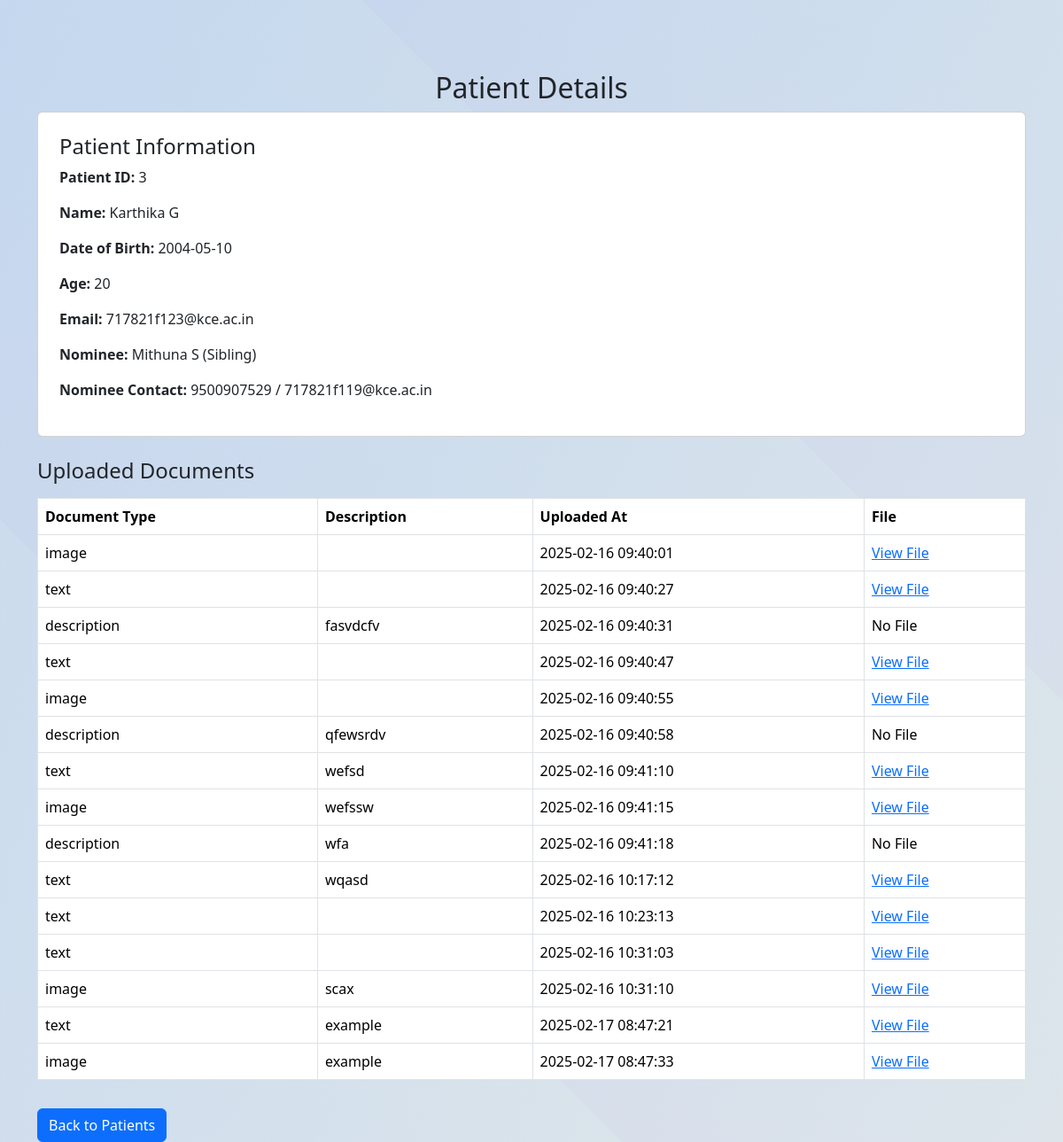
Screenshot of /patient/3 with the database file from the repository.
### app.py (models this page shows)
class Patient(db.Model):
    id = db.Column(db.Integer, primary_key=True)
    user_id = db.Column(db.Integer, db.ForeignKey('user.id'), nullable=False)
    patient_id = db.Column(db.String(50), unique=True, nullable=False)
    name = db.Column(db.String(100), nullable=False)
    dob = db.Column(db.String(20), nullable=False)
    age = db.Column(db.Integer, nullable=False)
    email = db.Column(db.String(100), nullable=False)
    blood_group = db.Column(db.String(5), nullable=False)  # Blood group field
    gender = db.Column(db.String(10), nullable=False)
    nominee_name = db.Column(db.String(100), nullable=False)
    nominee_relationship = db.Column(db.String(50), nullable=False)
    nominee_mobile = db.Column(db.String(15), nullable=False)
    nominee_email = db.Column(db.String(100), nullable=False)
    user = db.relationship('User', backref='patients')

class Document(db.Model):
    id = db.Column(db.Integer, primary_key=True)
    patient_id = db.Column(db.Integer, db.ForeignKey('patient.id'), nullable=False)
    document_type = db.Column(db.String(50), nullable=False)  # e.g., 'text', 'image', 'description'
    file_path = db.Column(db.String(200), nullable=True)  # Path to the uploaded file
    description = db.Column(db.Text, nullable=True)  # Description of the document
    uploaded_at = db.Column(db.DateTime, default=db.func.current_timestamp())
    patient = db.relationship('Patient', backref='documents')

### app.py (the view)
@app.route('/patient/<int:patient_id>')
def view_patient(patient_id):
    print(f"🔍 Received Patient ID: {patient_id}")  # Debugging
    patient = Patient.query.get(patient_id)
    if not patient:
        print("❌ Patient Not Found!")
        return "Patient Not Found", 404
    documents = Document.query.filter_by(patient_id=patient_id).all()
    print(f"📂 Documents Found: {len(documents)}")  # Debugging
    return render_template('view.html', patient=patient, documents=documents)

### templates/view.html (shortened to what this page needs)
<!DOCTYPE html>
<html lang="en">
<head>
    <link href="https://cdnjs.cloudflare.com/ajax/libs/bootstrap/5.3.2/css/bootstrap.min.css" rel="stylesheet">
</head>
<body>
    <section class="hero-section">
    <div class="container">
        <h2 class="text-center">Patient Details</h2>
        <div class="card p-4">
            <h4>Patient Information</h4>
            <p><strong>Patient ID:</strong> {{ patient.id }}</p>
            <p><strong>Name:</strong> {{ patient.name }}</p>
            <p><strong>Date of Birth:</strong> {{ patient.dob }}</p>
            <p><strong>Age:</strong> {{ patient.age }}</p>
            <p><strong>Email:</strong> {{ patient.email }}</p>
            <p><strong>Nominee:</strong> {{ patient.nominee_name }} ({{ patient.nominee_relationship }})</p>
            <p><strong>Nominee Contact:</strong> {{ patient.nominee_mobile }} / {{ patient.nominee_email }}</p>
        </div>
        <h4 class="mt-4">Uploaded Documents</h4>
        {% if documents %}
            <table class="table table-bordered mt-3">
                <thead>
                    <tr>
                        <th>Document Type</th>
                        <th>Description</th>
                        <th>Uploaded At</th>
                        <th>File</th>
                    </tr>
                </thead>
                <tbody>
                    {% for doc in documents %}
                        <tr>
                            <td>{{ doc.document_type }}</td>
                            <td>{{ doc.description }}</td>
                            <td>{{ doc.uploaded_at.strftime('%Y-%m-%d %H:%M:%S') }}</td>
                            <td>
                                {% if doc.file_path %}
                                <a href="{{ url_for('serve_file', filename=doc.file_path.replace('\\', '/').split('/')[-1]) }}" target="_blank">View File</a>
                                {% else %}
                                    No File
                                {% endif %}
                            </td>
                        </tr>
                    {% endfor %}
                </tbody>
            </table>
        {% else %}
            <p>No documents uploaded yet.</p>
        {% endif %}
        <a href="{{ url_for('patient_records') }}" class="btn btn-primary mt-3">Back to Patients</a>
    </div>
    </section>
</body>
</html>

### templates/view.html (style rules this page uses)
.hero-section { min-height: 100vh; position: relative; overflow: hidden; padding-top: 80px; }
.container { position: relative; z-index: 2; }

### rows the page displays
Patient: id "3", name "Karthika G", dob "2004-05-10", age "20", email "717821f123@kce.ac.in", nominee_name "Mithuna S", nominee_relationship "Sibling", nominee_mobile "9500907529", nominee_email "717821f119@kce.ac.in"
Document: document_type "image", uploaded_at "2025-02-16 09:40:01"
Document: document_type "text", uploaded_at "2025-02-16 09:40:27"
Document: document_type "description", description "fasvdcfv", uploaded_at "2025-02-16 09:40:31", shows "No File"
Document: document_type "text", uploaded_at "2025-02-16 09:40:47"
Document: document_type "image", uploaded_at "2025-02-16 09:40:55"
Document: document_type "description", description "qfewsrdv", uploaded_at "2025-02-16 09:40:58", shows "No File"
Document: document_type "text", description "wefsd", uploaded_at "2025-02-16 09:41:10"
Document: document_type "image", description "wefssw", uploaded_at "2025-02-16 09:41:15"
Document: document_type "description", description "wfa", uploaded_at "2025-02-16 09:41:18", shows "No File"
Document: document_type "text", description "wqasd", uploaded_at "2025-02-16 10:17:12"
Document: document_type "text", uploaded_at "2025-02-16 10:23:13"
Document: document_type "text", uploaded_at "2025-02-16 10:31:03"
Document: document_type "image", description "scax", uploaded_at "2025-02-16 10:31:10"
Document: document_type "text", description "example", uploaded_at "2025-02-17 08:47:21"
Document: document_type "image", description "example", uploaded_at "2025-02-17 08:47:33"
